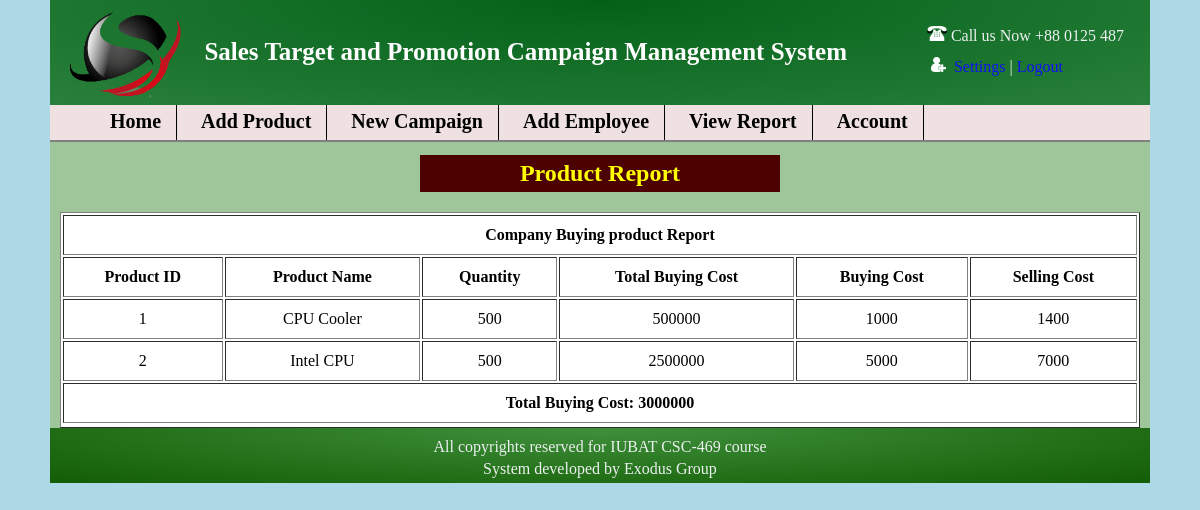
/record.php (signed in), run on the app's committed database.
### tables this page shows
CREATE TABLE IF NOT EXISTS `product` (
  `product_id` int(11) NOT NULL AUTO_INCREMENT,
  `product_name` varchar(100) NOT NULL,
  `quantity` int(10) NOT NULL,
  `buy_cost` varchar(50) NOT NULL,
  `per_buy_cost` varchar(50) NOT NULL,
  `per_sell_cost` varchar(50) NOT NULL,
  PRIMARY KEY (`product_id`)
);

### record.php (the view, shortened to what this page needs)
<!Doctype html>
<html>
<head lang="en">
	<link rel="stylesheet" type="text/css" href="first.css"/>
</head>
<body>
	<div id="body_part">
		<?php include "managerheader.php";?>
		<nav id="nav_bar">
			<ul>
				<li><a href="managerindex.php">Home</a></li>
				<li><a href="addbymanager.php">Add Product</a></li>
				<li><a href="addbymanager.php">New Campaign</a></li>
				<li><a href="addbymanager.php">Add Employee</a></li>
				<li><a href="viewreport.php">View Report</a></li>
				<li><a href="record.php">Account</a></li>
			</ul>
		</nav>
		<div id="manager_body">
		<center>
			<h2 id="manager_h2">Product Report<h2>
		</center>
		<center>
<?php
include "connection.php";
$result = mysqli_query($con, "select * from product");
$total_buying_cost_whole= 0;
echo "<table id='phptable' border=1 cellpadding='10' width='1080px'>
		<tr>
			<th colspan='6'>Company Buying product Report</th>
		</tr>
		<tr>
			<th>Product ID</th>
			<th>Product Name</th>
			<th>Quantity</th>
			<th>Total Buying Cost</th>
			<th>Buying Cost</th>
			<th>Selling Cost</th>
		</tr>";
while($row=mysqli_fetch_array($result, MYSQLI_ASSOC))
{
	$buy_cost1 = $row['buy_cost'];
	$per_buy_cost1 = $row['per_buy_cost'];
	$quantity1 = $buy_cost1/$per_buy_cost1;
	$total_buying_cost_whole += $row['buy_cost'];
	echo "<tr>";
	echo "<td>".$row['product_id']."</td>";
	echo "<td>".$row['product_name']."</td>";
	echo "<td>".$quantity1."</td>";
	echo "<td>".$row['buy_cost']."</td>";
	echo "<td>".$row['per_buy_cost']."</td>";
	echo "<td>".$row['per_sell_cost']."</td>";
	echo "</tr>";
}
echo "<tr>
		<th colspan='6'>Total Buying Cost: ".$total_buying_cost_whole."</th>
	<tr>";
echo "</table>";
?>
 </center>
	<div id="footer"><?php include "footer.php";?></div>
</body>
</html>

### first.css (style rules this page uses)
body { background: lightblue; margin: 0; padding: 0; }
#body_part { width:1100px; background: #9fc69a; margin:20px auto; margin-top: 0px; margin-bottom: 0px; }
#nav_bar { background: #efe1e1; width: 1100px; height: 35px; float: left; margin-top: -5px; border-bottom: 2px solid gray; }
#nav_bar ul { margin-top: 0px; }
#nav_bar li { list-style: none; background: #efe1e1; display: inline-block; padding: 5px 15px 7px 20px; font-size: 20px; font-weight: bold; border-right: 1px solid black; }
#nav_bar ul a { text-decoration: none; color: black; }

### record.php (style rules this page uses)
#manager_h2 { margin-top: 50px; padding: 5px; background: #4d0202; width: 350px; color: yellow; }
#footer { bottom: 0; }
table { text-align: center; background: white; }

### data on the page
product: product_id "1", product_name "CPU Cooler", quantity1 "500", buy_cost "500000", per_buy_cost "1000", per_sell_cost "1400"
product: product_id "2", product_name "Intel CPU", quantity1 "500", buy_cost "2500000", per_buy_cost "5000", per_sell_cost "7000"

### other printed values
$total_buying_cost_whole "3000000"
